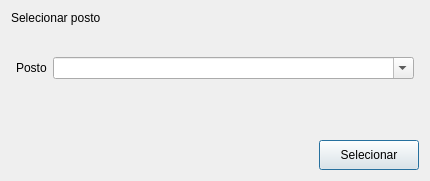
<?xml version="1.0" encoding="UTF-8"?>
<ui version="4.0">
 <class>SelectWorkstationDialog</class>
 <widget class="QDialog" name="SelectWorkstationDialog">
  <property name="geometry">
   <rect>
    <x>0</x>
    <y>0</y>
    <width>430</width>
    <height>181</height>
   </rect>
  </property>
  <property name="minimumSize">
   <size>
    <width>430</width>
    <height>181</height>
   </size>
  </property>
  <property name="maximumSize">
   <size>
    <width>430</width>
    <height>181</height>
   </size>
  </property>
  <property name="windowTitle">
   <string>Controlo de Produção - Selecionar Posto</string>
  </property>
  <property name="windowIcon">
   <iconset resource="resources.qrc">
    <normaloff>:/images/images/logo-uartronica-final-mini.png</normaloff>:/images/images/logo-uartronica-final-mini.png</iconset>
  </property>
  <property name="styleSheet">
   <string notr="true">font: 10pt &quot;MS Shell Dlg 2&quot;;</string>
  </property>
  <layout class="QVBoxLayout" name="verticalLayout">
   <item alignment="Qt::AlignTop">
    <widget class="QLabel" name="label_2">
     <property name="styleSheet">
      <string notr="true">font: 75 11pt &quot;MS Shell Dlg 2&quot;;</string>
     </property>
     <property name="text">
      <string>Selecionar posto</string>
     </property>
    </widget>
   </item>
   <item>
    <spacer name="verticalSpacer_2">
     <property name="orientation">
      <enum>Qt::Vertical</enum>
     </property>
     <property name="sizeType">
      <enum>QSizePolicy::Fixed</enum>
     </property>
     <property name="sizeHint" stdset="0">
      <size>
       <width>20</width>
       <height>10</height>
      </size>
     </property>
    </spacer>
   </item>
   <item>
    <layout class="QFormLayout" name="formLayout">
     <property name="leftMargin">
      <number>5</number>
     </property>
     <property name="topMargin">
      <number>5</number>
     </property>
     <property name="rightMargin">
      <number>5</number>
     </property>
     <item row="0" column="0">
      <widget class="QLabel" name="label">
       <property name="text">
        <string>Posto</string>
       </property>
      </widget>
     </item>
     <item row="0" column="1">
      <widget class="QComboBox" name="combobox_workstation">
       <property name="enabled">
        <bool>true</bool>
       </property>
       <property name="editable">
        <bool>true</bool>
       </property>
      </widget>
     </item>
    </layout>
   </item>
   <item>
    <spacer name="verticalSpacer_3">
     <property name="orientation">
      <enum>Qt::Vertical</enum>
     </property>
     <property name="sizeType">
      <enum>QSizePolicy::Fixed</enum>
     </property>
     <property name="sizeHint" stdset="0">
      <size>
       <width>20</width>
       <height>5</height>
      </size>
     </property>
    </spacer>
   </item>
   <item>
    <widget class="QLabel" name="label_form_error">
     <property name="styleSheet">
      <string notr="true">color: rgb(255, 0, 0);</string>
     </property>
     <property name="text">
      <string/>
     </property>
    </widget>
   </item>
   <item>
    <spacer name="verticalSpacer">
     <property name="orientation">
      <enum>Qt::Vertical</enum>
     </property>
     <property name="sizeType">
      <enum>QSizePolicy::Fixed</enum>
     </property>
     <property name="sizeHint" stdset="0">
      <size>
       <width>20</width>
       <height>20</height>
      </size>
     </property>
    </spacer>
   </item>
   <item alignment="Qt::AlignRight">
    <widget class="QPushButton" name="btn_submit">
     <property name="enabled">
      <bool>true</bool>
     </property>
     <property name="minimumSize">
      <size>
       <width>100</width>
       <height>30</height>
      </size>
     </property>
     <property name="text">
      <string>Selecionar</string>
     </property>
    </widget>
   </item>
  </layout>
 </widget>
 <resources>
  <include location="resources.qrc"/>
 </resources>
 <connections/>
</ui>
